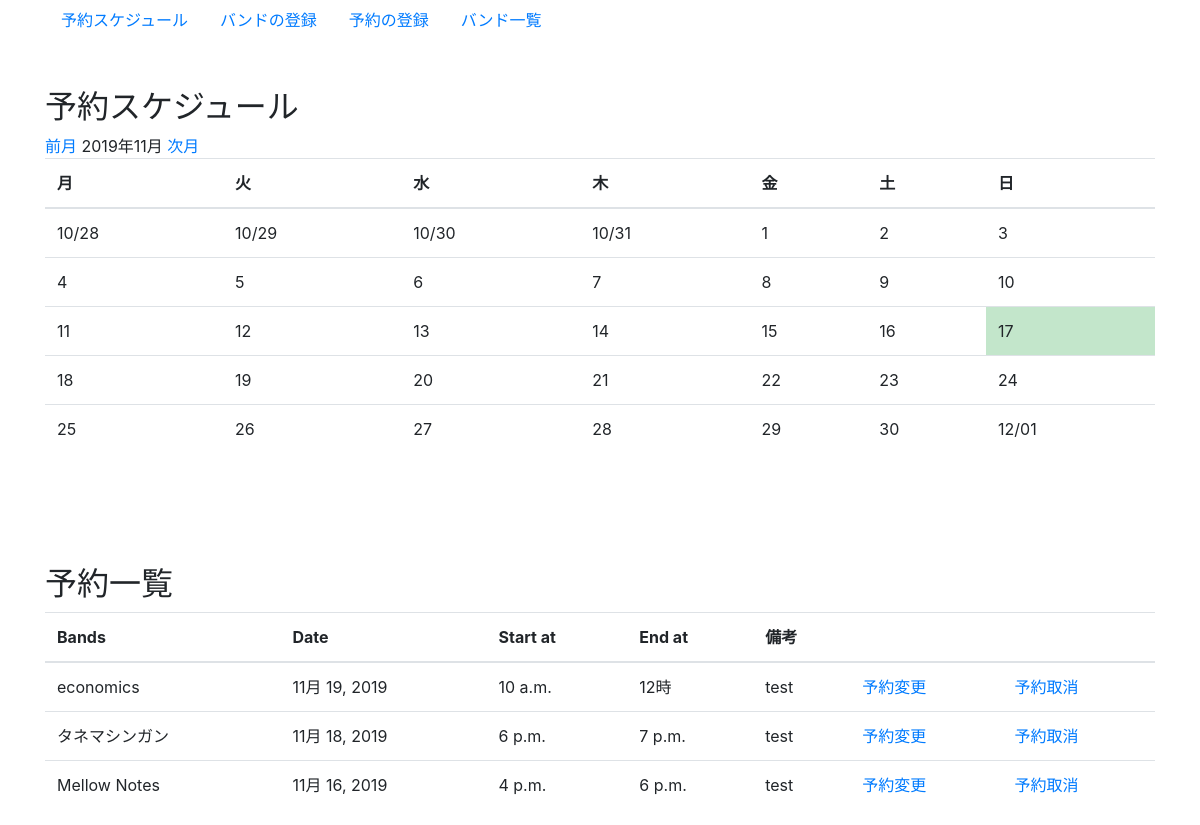
/equipment_management/month/, run on an earlier commit of the app's database.
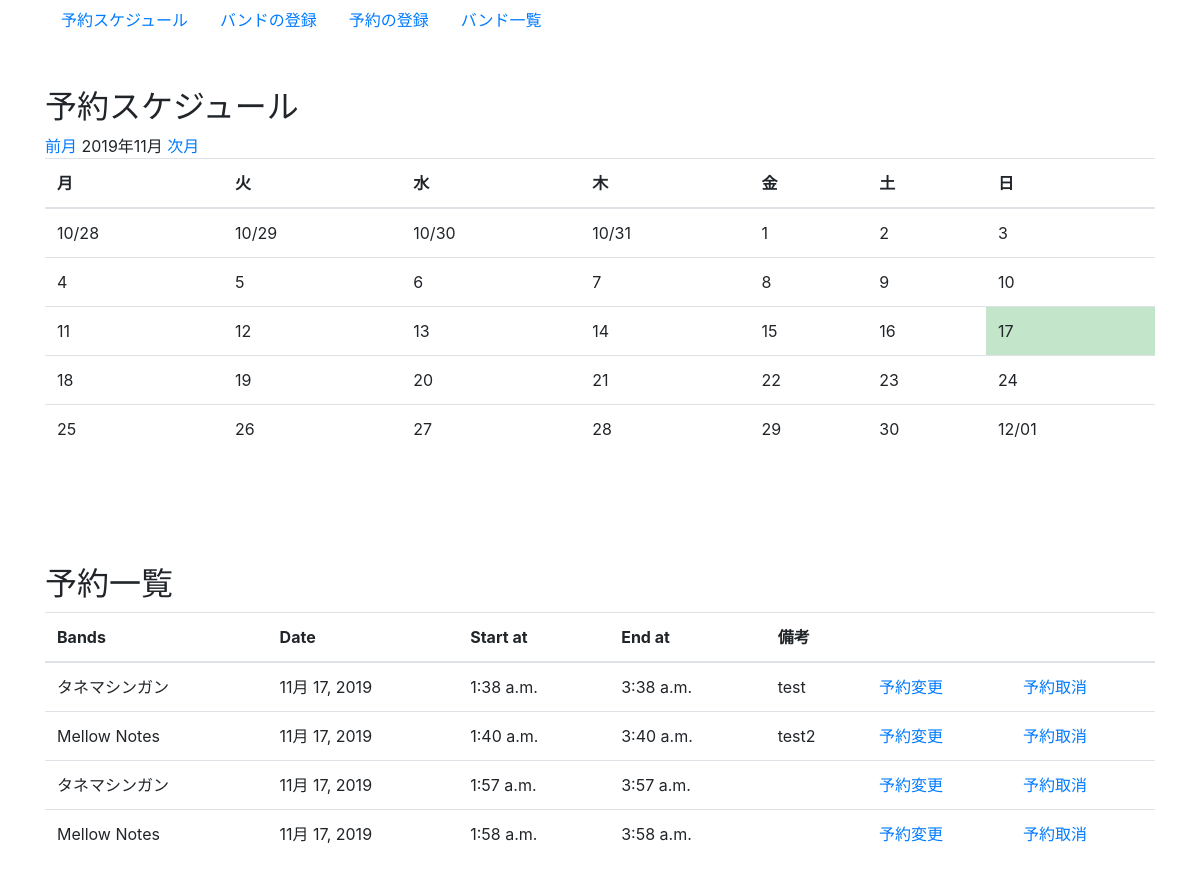
And on a later commit of the database.
### equipment_management/models.py (models this page shows, shortened)
class Schedule(models.Model):
  band_id = models.ForeignKey(Band, on_delete=models.CASCADE)
  pa_name = models.CharField(max_length=255, verbose_name='PA担当者名')
  active_date = models.DateField(default=timezone.now)
  start_at = models.TimeField(default=timezone.now)
  end_at = models.TimeField(default=two_hours_hence)
  text = models.TextField(blank=True)
  created_at = models.DateTimeField(auto_now_add=True)
  updated_at = models.DateTimeField(auto_now=True)

class Band(models.Model):
  band_name = models.CharField(max_length=255,
                               verbose_name='バンド名',
                               )
  responsible_person_name = models.CharField(max_length=255,
                                             verbose_name='バンドマスター')
  created_at = models.DateTimeField(auto_now_add=True)
  updated_at = models.DateTimeField(auto_now=True)
  def __str__(self):
      return self.band_name

### equipment_management/views.py (the view)
# urls.py: path('month/', views.MonthCalendar.as_view(), name='month'),
class MonthCalendar(mixins.MonthCalendarMixin, generic.TemplateView):
    template_name = 'equipment_management/month.html'
    def get_context_data(self, **kwargs):
        context = super().get_context_data(**kwargs)
        calendar_context = self.get_month_calendar()
        context.update(calendar_context)
        context['bands'] = Band.objects.all()
        context['schedules'] = Schedule.objects.all().order_by('-active_date')
        return context

### equipment_management/mixins.py (called while the page is built)
    def setup_calendar(self):
        self._calendar = calendar.Calendar(self.first_weekday)

    def get_week_names(self):
        week_names = deque(self.week_names)
        week_names.rotate(-self.first_weekday)  # リスト内の要素を右に1つずつ移動...なんてときは、dequeを使うと中々面白いです
        return week_names

    def get_previous_month(self, date):
        if date.month == 1:
            return date.replace(year=date.year-1, month=12, day=1)
        else:
            return date.replace(month=date.month-1, day=1)

    def get_next_month(self, date):
        if date.month == 12:
            return date.replace(year=date.year+1, month=1, day=1)
        else:
            return date.replace(month=date.month+1, day=1)

    def get_month_days(self, date):
        return self._calendar.monthdatescalendar(date.year, date.month)

    def get_current_month(self):
        month = self.kwargs.get('month')
        year = self.kwargs.get('year')
        if month and year:
            month = datetime.date(year=int(year), month=int(month), day=1)
        else:
            month = datetime.date.today().replace(day=1)
        return month

### equipment_management/templates/equipment_management/month.html
{% extends 'equipment_management/base.html' %}
{% block content %}
<br>
<br>
<h2>予約スケジュール</h2>
<a href="{% url 'equipment:month' month_previous.year month_previous.month %}">前月</a>
{{ month_current | date:"Y年m月" }}
<a href="{% url 'equipment:month' month_next.year month_next.month %}">次月</a>
<table class="table">
  <thead>
    <tr>
      {% for w in week_names %}
        <th>{{ w }}</th>
      {% endfor %}
    </tr>
  </thead>
  <tbody>
    {% for week in month_days %}
      <tr>
        {% for day in week %}
          {% if now == day %}
            <td class="table-success">
          {% else %}
            <td>
          {% endif %}
          {% if month_current.month != day.month %}
            {{ day | date:"m/d" }}
          {% else %}
            {{ day.day }}
          {% endif %}
            </td>
        {% endfor %}
      </tr>
    {% endfor %}
  </tbody>
</table>
<br>
<br>
<br>
<br>
<h2>予約一覧</h2>
<table class="table">
  <thead>
    <tr>
      <th>Bands</th>
      <th>Date</th>
      <th>Start at</th>
      <th>End at</th>
      <th>備考</th>
      <th></th>
      <th></th>
    </tr>
  </thead>
  <tbody>
    {% for schedule in schedules %}
      <tr>
        <td>{{ schedule.band_id }}</td>
        <td>{{ schedule.active_date }}</td>
        <td>{{ schedule.start_at }}</td>
        <td>{{ schedule.end_at }}</a></td>
        <td>{{ schedule.text }}</td>
        <td><a href="{% url 'equipment:update_schedule' schedule.pk %}">予約変更</a></td>
        <td><a href="{% url 'equipment:delete_schedule' schedule.pk %}">予約取消</a></td>
      </tr>
    {% endfor %}
  </tbody>
</table>
{% endblock %}

What changed in the data, as far as the page shows it:
removed Schedule: band_id "economics", active_date "11月 19, 2019", start_at "10 a.m.", end_at "12時", text "test"
removed Schedule: band_id "タネマシンガン", active_date "11月 18, 2019", start_at "6 p.m.", end_at "7 p.m.", text "test"
removed Schedule: band_id "Mellow Notes", active_date "11月 16, 2019", start_at "4 p.m.", end_at "6 p.m.", text "test"
added Schedule: band_id "タネマシンガン", active_date "11月 17, 2019", start_at "1:38 a.m.", end_at "3:38 a.m.", text "test"
added Schedule: band_id "Mellow Notes", active_date "11月 17, 2019", start_at "1:40 a.m.", end_at "3:40 a.m.", text "test2"
added Schedule: band_id "タネマシンガン", active_date "11月 17, 2019", start_at "1:57 a.m.", end_at "3:57 a.m."
added Schedule: band_id "Mellow Notes", active_date "11月 17, 2019", start_at "1:58 a.m.", end_at "3:58 a.m."
